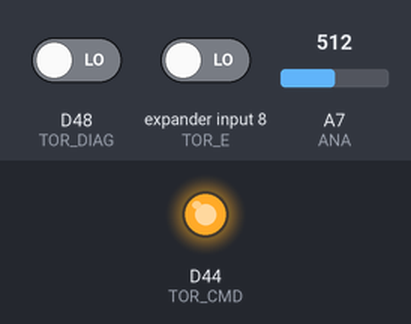
A sketch run on a simulated Arduino Due. Shown: output pins drawn as LEDs (lit = HIGH). Inputs (shaded band) come from the test bench; at power-on: D48 (TOR_DIAG) LOW, A7 (ANA) = 512, expander input 8 (TOR_E) LOW (analog values on the 0–1023 scale). What the sketch prints to the serial monitor is not drawn.

Above: at 1.0 s.
At 3.0 s:
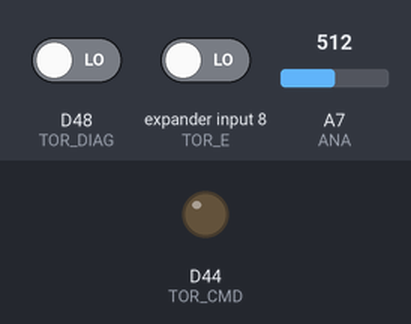
Timing chart, 0 to 5.2 s (numbered marks = the images above):
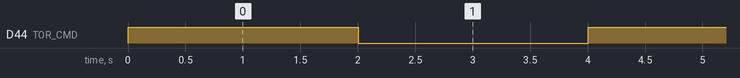

The sketch:

safety.ino
```cpp
// ALL OR NOTHING SAFETY
// test with clignotant à LED

/*
TOR7: CMD7=PC19 pin 101 D44
      E7=PC11 pin 93    D104
      DIAG7=pc15 pin 97 D48
ANA7: PA2 D61
*/

#define TOR_E    104 // input, 1 if current availabe on output
#define TOR_CMD   44 // output, cmd VN5160S
#define TOR_DIAG  48 // input, state VN5160S
#define ANA       61 // input adc

int vcc=12;
int voltage=0;
volatile int output=LOW; // off=low,on=high
volatile int state=1; // 1=normal
volatile int change=0;
int i;

/* STATUS INFOS
 *  1=normal operation, current limitation
 *  1/0 = overtemperature
 *  x = undervoltage
 */
void diag() {
  state=1;
  if (output==HIGH) state=0;
  change=1;
}

void setup() {
  pinMode(TOR_E,INPUT);
  pinMode(TOR_DIAG,INPUT); // TRIGGER
  pinMode(TOR_CMD,OUTPUT);
  pinMode(ANA,INPUT);

  Serial.begin(115200);
  Serial.println("Test TOR: init.");

  // digitalWrite(TOR_CMD,LOW); already 0 in variant.cpp
  analogReadResolution(12); // 12V to 3.3V (12 bits: 0..4096)
  // HIGH to trigger the interrupt whenever the pin is high.
  // LOW to trigger the interrupt whenever the pin is low
  // CHANGE to trigger the interrupt whenever the pin changes value
  // RISING to trigger when the pin goes from low to high,
  // FALLING for when the pin goes from high to low.
  //attachInterrupt(TOR_DIAG, diag, CHANGE);
}

void loop() {

  /* check on */

  Serial.println("\n\rOutput on");
  output=HIGH;
  digitalWrite(TOR_CMD,output);

  //Serial.print("DIAG t1: "); Serial.println(digitalRead(TOR_DIAG1));
  //  if (state1) Serial.println("Normal"); else Serial.println("Failure:overtemp?");

  Serial.print("INPUT: "); Serial.println(digitalRead(TOR_E));

  voltage=analogRead(ANA)*vcc/4096;
  Serial.print("ANA START: "); Serial.println(voltage);
  Serial.print("DIAG: ");
  for (i=0;i<100;i++) {
     Serial.print(digitalRead(TOR_DIAG));
    delay(10);
    }
  Serial.println(digitalRead(TOR_DIAG));

  delay(1000);

  voltage=analogRead(ANA)*vcc/4096;
  Serial.print("ANA RUN: "); Serial.println(voltage);

  /* check off */

  Serial.println("\n\rOutput off");
  output=LOW;
  digitalWrite(TOR_CMD,output);

  Serial.print("INPUT:"); Serial.println(digitalRead(TOR_E));
  voltage=analogRead(ANA)*vcc/4096;
  Serial.print("ANA STOP: "); Serial.println(voltage);

  Serial.print("DIAG: ");
  for (i=0;i<100;i++) {
     Serial.print(digitalRead(TOR_DIAG));
     delay(10);
     }
  Serial.println(digitalRead(TOR_DIAG));

  delay(1000);
   /*
  if (change==0) Serial.println("Normal"); else Serial.println("Failure");
  */
  voltage=analogRead(ANA)*vcc/4096;
  Serial.print("ANA STOPPED: "); Serial.println(voltage);
}
```

Measured:
- by itself, D44 (TOR_CMD): alternates HIGH for 2.0 s and LOW for 2.0 s
